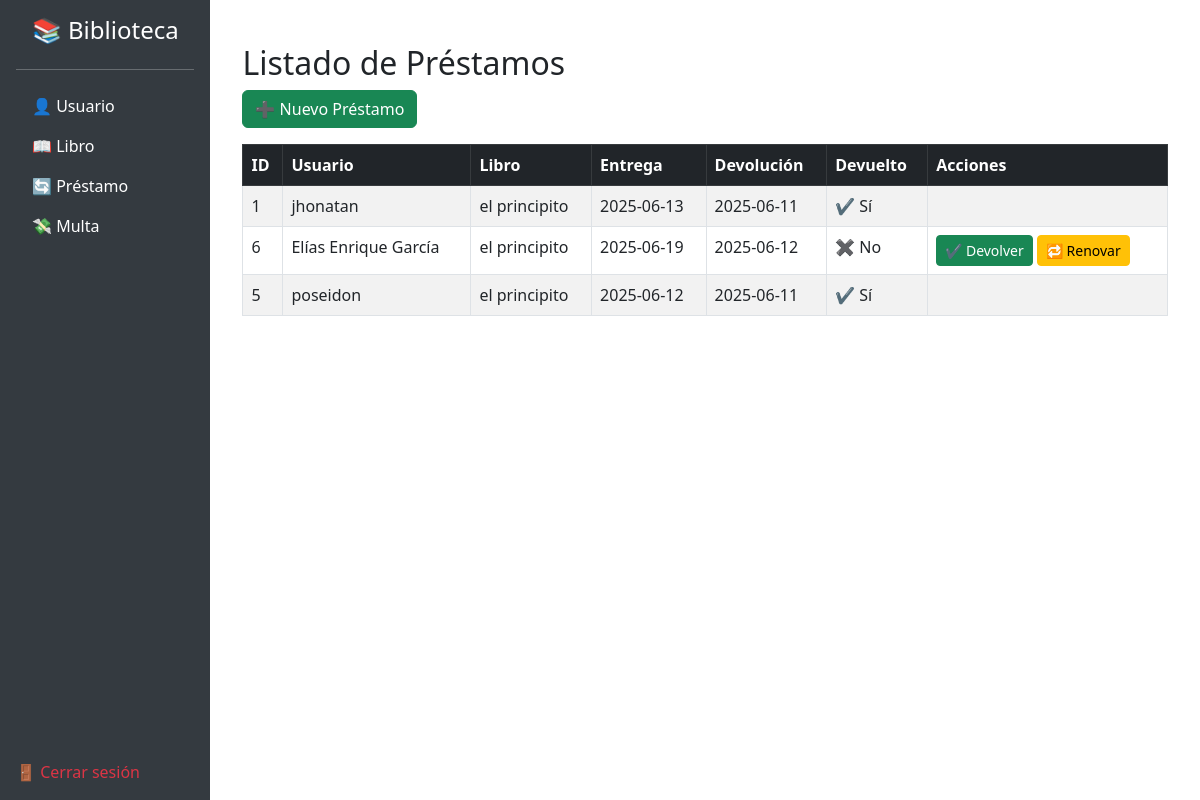
Screenshot of /prestamos with the database file from the repository.
### tables this page shows
CREATE TABLE `prestamos` (
  `id` int(11) NOT NULL,
  `id_libro` int(11) NOT NULL,
  `id_usuario` int(11) NOT NULL,
  `fecha_prestamo` date NOT NULL,
  `fecha_entrega` date NOT NULL,
  `fecha_devolucion` date DEFAULT NULL,
  `estado` enum('prestado','devuelto') DEFAULT 'prestado'
);

CREATE TABLE `usuario` (
  `id` int(11) NOT NULL,
  `nombre` varchar(200) NOT NULL,
  `correo` varchar(100) NOT NULL,
  `clave` varchar(300) NOT NULL,
  `telefono` int(11) NOT NULL,
  `direccion` varchar(200) NOT NULL,
  `rol` int(11) NOT NULL,
  `fecha_creacion` timestamp NOT NULL DEFAULT current_timestamp()
);

CREATE TABLE `libros` (
  `id` int(11) NOT NULL,
  `titulo` varchar(255) NOT NULL,
  `subtitulo` varchar(255) DEFAULT NULL,
  `autores` text NOT NULL,
  `isbn_10` varchar(10) DEFAULT NULL,
  `isbn_13` varchar(13) DEFAULT NULL,
  `editorial` varchar(255) DEFAULT NULL,
  `edicion` varchar(50) DEFAULT NULL,
  `anio_publicacion` year(4) DEFAULT NULL,
  `numero_paginas` int(11) DEFAULT NULL,
  `idioma` varchar(50) DEFAULT NULL,
  `categoria` varchar(100) DEFAULT NULL,
  `descripcion` text DEFAULT NULL,
  `portada_url` varchar(500) DEFAULT NULL,
  `disponible` tinyint(1) DEFAULT 1,
  `ubicacion_fisica` varchar(255) DEFAULT NULL,
  `fecha_registro` timestamp NOT NULL DEFAULT current_timestamp(),
  `disponibilidad` enum('Disponible','Prestado','No disponible','Reservado') DEFAULT 'Disponible',
  `ubicacion` varchar(100) DEFAULT NULL,
  `formato` enum('Físico','eBook','Audiolibro') NOT NULL DEFAULT 'Físico'
);

### core/Controller.php (called while the page is built, shortened)
<?php
class Controller {
    public function view($view, $data = []) {
        extract($data);
        require_once "../app/views/$view.php";
        require_once "../app/views/layout.php";
    }
    public function model($model) {
            return new $model();
    }
}

### app/controllers/PrestamoController.php (called while the page is built, shortened)
<?php
class PrestamoController extends Controller {
    public function index() {
        $model = $this->model('PrestamoModel');
        $prestamos = $model->obtenerTodos();
        $this->view('prestamos/lista', ['prestamos' => $prestamos]);
    }
}

### public/index.php (called while the page is built, shortened)
<?php
$baseDir = dirname(__DIR__);
require_once $baseDir . '/core/Controller.php';
require_once $baseDir . '/core/Database.php';
$app = new App();

### core/Database.php (called while the page is built)
<?php
class Database {
    private static $host = 'localhost';
    private static $db = 'biblioteca';
    private static $user = 'root';
    private static $pass = '';
    private static $conn;
    public static function connect() {
        if (!self::$conn) {
            try {
                self::$conn = new PDO("mysql:host=" . self::$host . ";dbname=" . self::$db, self::$user, self::$pass);
                self::$conn->setAttribute(PDO::ATTR_ERRMODE, PDO::ERRMODE_EXCEPTION);
            } catch (PDOException $e) {
                die("Error de conexión: " . $e->getMessage());
            }
        }
        return self::$conn;
    }
}

### app/models/PrestamoModel.php (called while the page is built, shortened)
<?php
require_once __DIR__ . '/../../core/Database.php';
class PrestamoModel
{
    private $db;
    public function __construct()
    {
        $this->db = Database::connect();
    }
public function obtenerTodos()
{
    $sql = "SELECT p.id, u.nombre AS nombre_usuario, l.titulo AS titulo_libro,
                   p.fecha_entrega, p.fecha_devolucion, p.estado
            FROM prestamos p
            JOIN usuario u ON p.id_usuario = u.id
            JOIN libros l ON p.id_libro = l.id
            ORDER BY p.fecha_prestamo DESC";
    $stmt = $this->db->prepare($sql);
    $stmt->execute();
    $prestamos = $stmt->fetchAll(PDO::FETCH_ASSOC);
    return $prestamos;
}
}

### app/views/prestamos/lista.php (the view)
<div class="container mt-4">
    <h2>Listado de Préstamos</h2>
    <a href="/prestamo/crear" class="btn btn-success mb-3">➕ Nuevo Préstamo</a>
    <table class="table table-bordered table-striped">
        <thead class="table-dark">
            <tr>
                <th>ID</th>
                <th>Usuario</th>
                <th>Libro</th>
                <th>Entrega</th>
                <th>Devolución</th>
                <th>Devuelto</th>
                <th>Acciones</th>
            </tr>
        </thead>
        <tbody>
            <?php foreach ($prestamos as $prestamo): ?>
                <tr>
                    <td><?= $prestamo['id'] ?></td>
                    <td><?= htmlspecialchars($prestamo['nombre_usuario']) ?></td>
                    <td><?= htmlspecialchars($prestamo['titulo_libro']) ?></td>
                    <td><?= $prestamo['fecha_entrega'] ?></td>
                    <td><?= $prestamo['fecha_devolucion'] ?></td>
                    <td><?= $prestamo['devuelto'] ? '✔ Sí' : '✖ No' ?></td>
                    <td>
                        <?php if (!$prestamo['devuelto']): ?>
                            <a href="/prestamo/devolver/<?= $prestamo['id'] ?>" class="btn btn-sm btn-success">✔ Devolver</a>
                            <a href="/prestamo/renovar/<?= $prestamo['id'] ?>" class="btn btn-sm btn-warning">🔁 Renovar</a>
                        <?php endif; ?>
                    </td>
                </tr>
            <?php endforeach; ?>
        </tbody>
    </table>
</div>

### app/views/layout.php (style rules this page uses)
body { display: flex; min-height: 100vh; }

### rows the page displays
prestamos: id "1", id_usuario.nombre "jhonatan", id_libro.titulo "el principito", fecha_entrega "2025-06-13", fecha_devolucion "2025-06-11", shows "✔ Sí"
prestamos: id "6", id_usuario.nombre "Elías Enrique García", id_libro.titulo "el principito", fecha_entrega "2025-06-19", fecha_devolucion "2025-06-12", shows "✖ No"
prestamos: id "5", id_usuario.nombre "poseidon", id_libro.titulo "el principito", fecha_entrega "2025-06-12", fecha_devolucion "2025-06-11", shows "✔ Sí"
